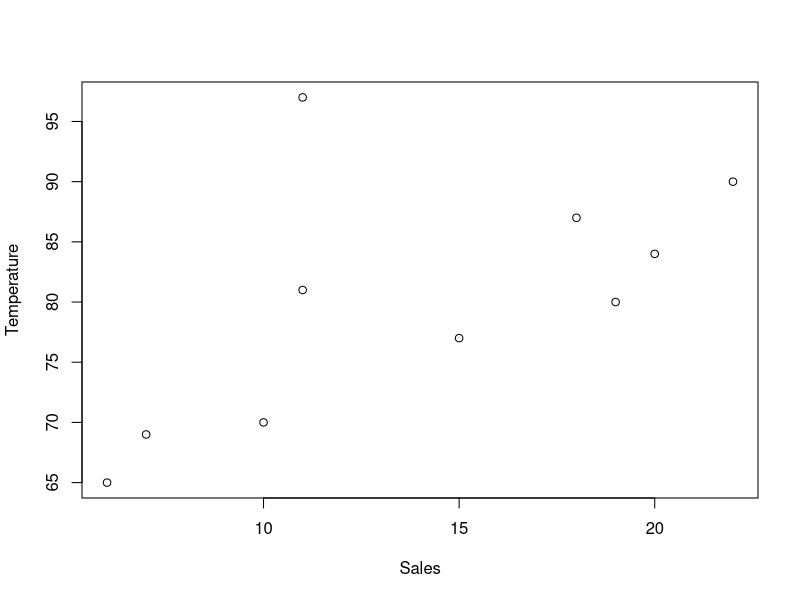

Write the R code that produced this figure.
#1.Print your name at the top of the script
print("Jeevan Rishi Kumar Sunkara")
 
#2.Install the vcd package
install.packages("vcd")

#3.Import the vcd library
library(vcd)

#4.Plot a sales ~ temp scatter plot using the data below:
#Sales data: (7,11,15,20,19,11,18,10,6,22) 
#Temperature data: (69,81,77,84,80,97,87,70,65,90) 
Sales = c(7,11,15,20,19,11,18,10,6,22)
Temperature = c(69,81,77,84,80,97,87,70,65,90)
plot(Sales,Temperature)

#5.Find the mean temperature
mean(Temperature)

#6.Delete the 3rd element from the sales vector
Sales[-3]
Sales

#7.Insert 16 as the 3rd element into the sales vector
Sales[3]=16
Sales

#8.Create a vector <names> with elements Tom, Dick, Harry (pg 22)
Names=c("Tom","Dick","Harry")

#9.Create a 5 row and 2 column matrix of 10 integers (pg 23)